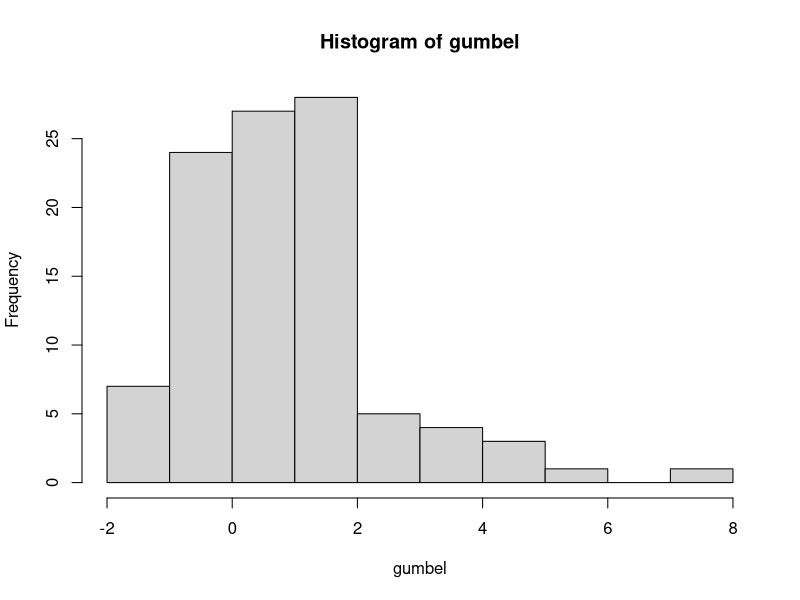
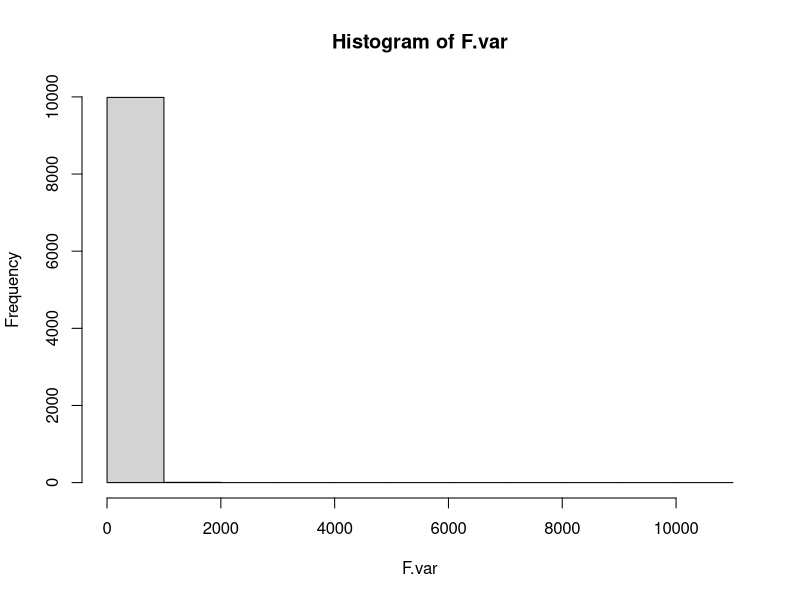
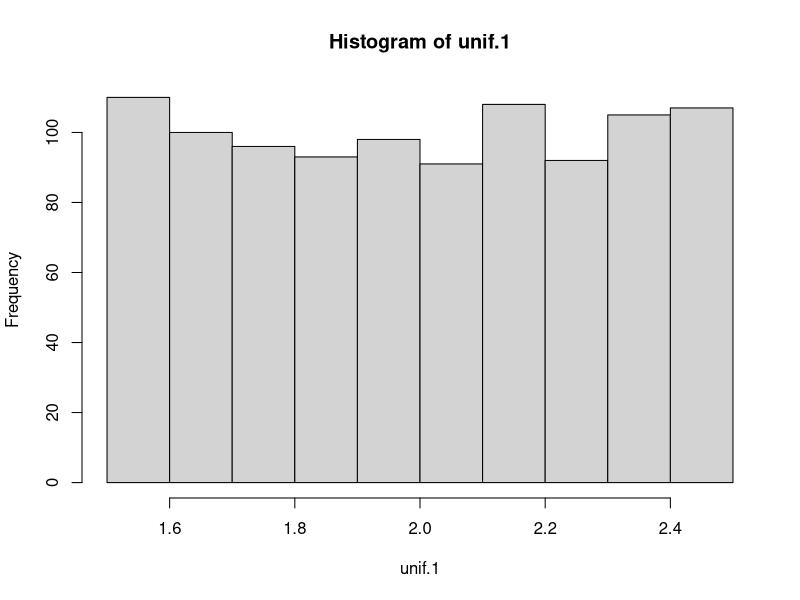
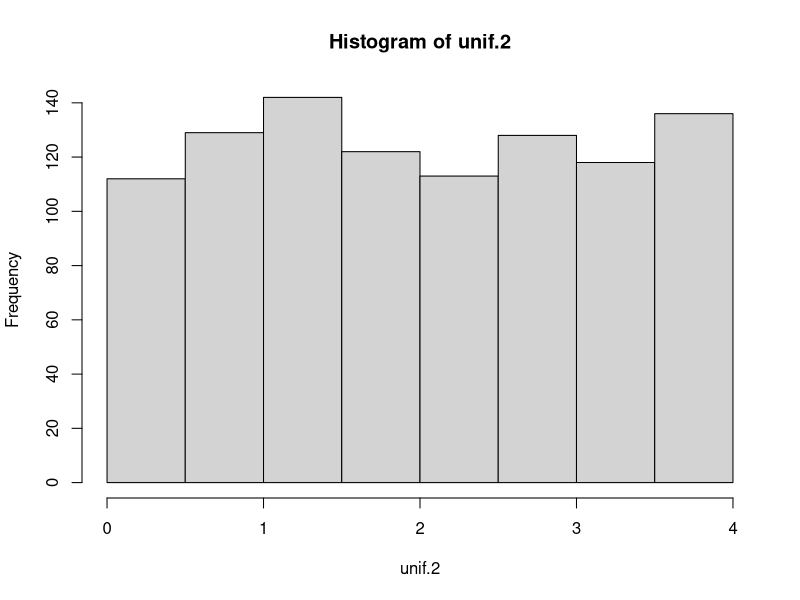
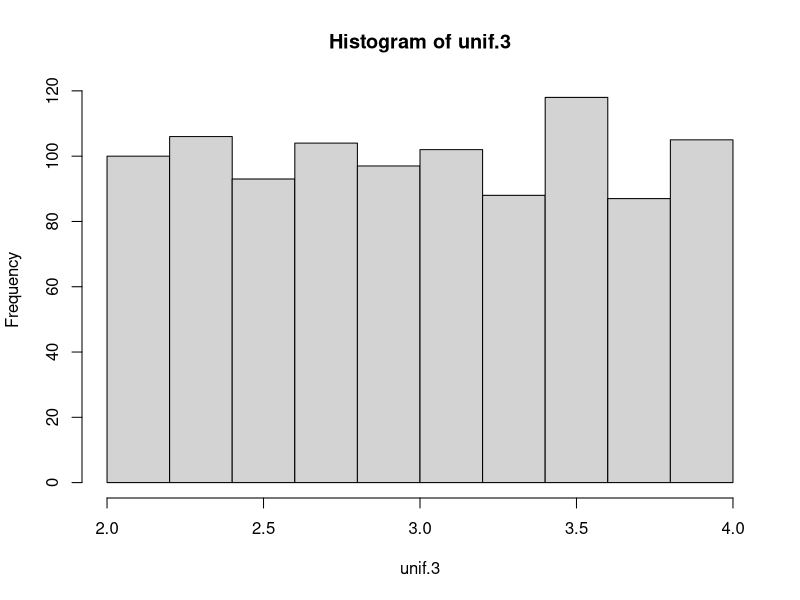
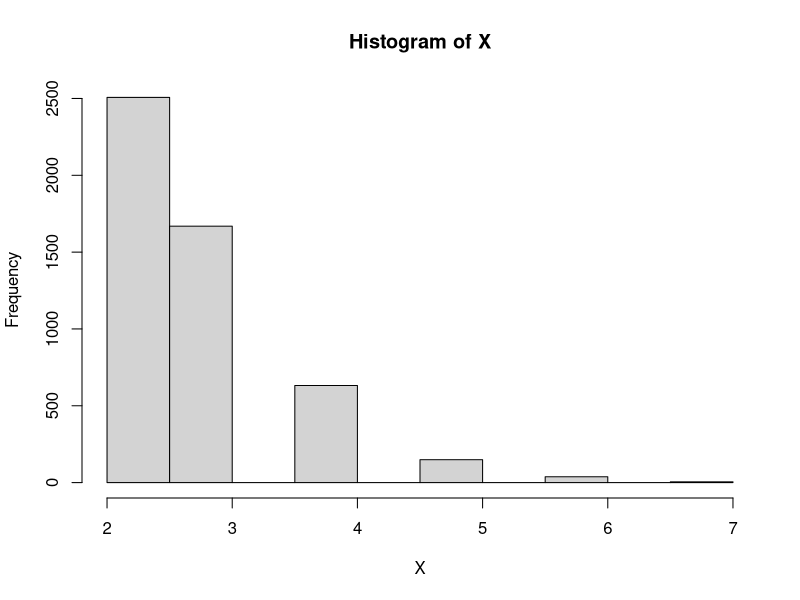
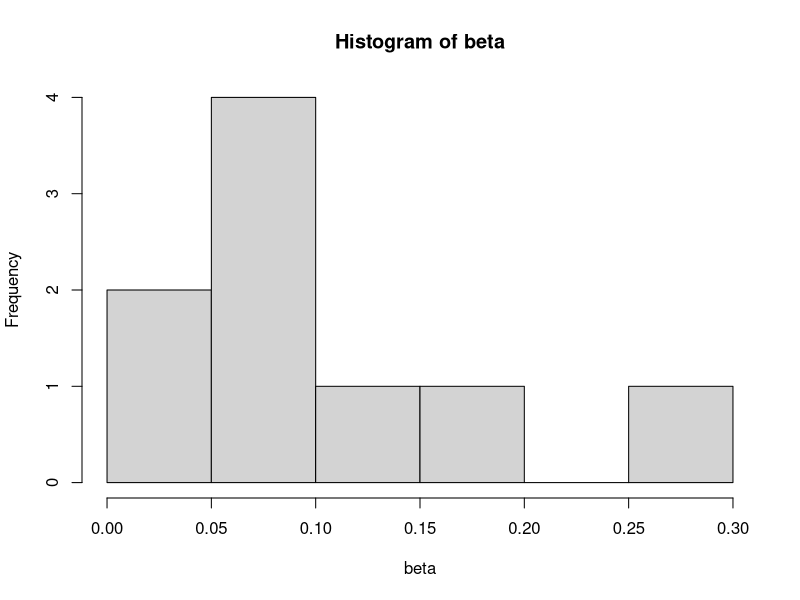
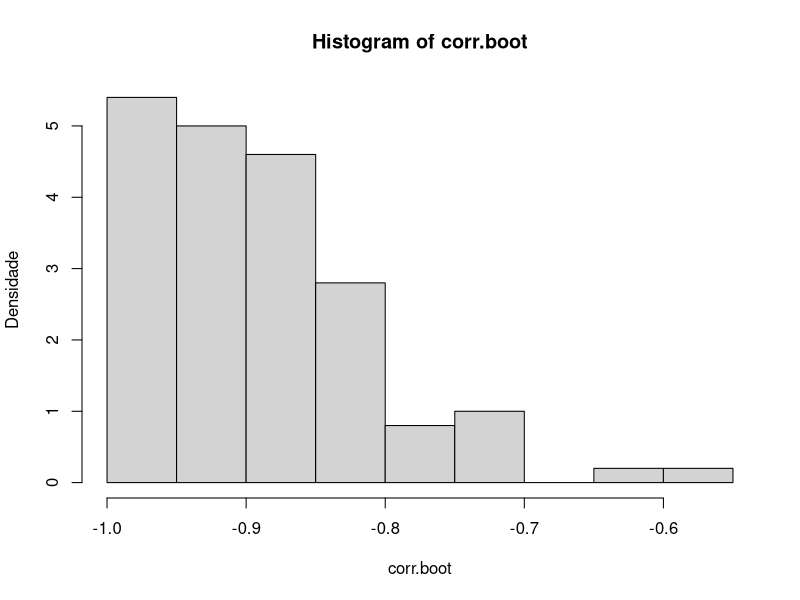

Recreate these plots in R, in order.
## Exercicio 1 

# a - Distribuicao Pareto
# ref: http://www.eletrica.ufpr.br/pedroso/2012/TE816/Distribuicoes.pdf

pareto.func = function(alpha, beta, x){
  return((alpha*beta^alpha)/x^(alpha+1))
}

pareto.inversa = function(alpha, beta, x){
  return(beta/(1-x)^(1/alpha))
}

pareto.generator = function (alpha, beta, n) {
  u = runif(n)
  pareto = pareto.inversa(alpha, beta, u)
  return(pareto)
}

n = 1000
alpha = 1
beta = 1
pareto.gen = pareto.generator(alpha, beta, n)

ks.test(pareto.gen, pareto.func(alpha, beta, pareto.gen))

# b - Distribuicao Gumbel 

gumbel.func = function(x) {
  return (exp(-exp(-x)))
}

gumbel.inversa = function(x) {
  return (-log(-log(x)))
}

gumbel.generator = function(n){
  u = runif(n)
  gumbel = gumbel.inversa(u)
  return(gumbel)
}

n = 100
gumbel = gumbel.generator(n)

hist(gumbel)
ks.test(gumbel, gumbel.func)

# c - Distribuicao F 
# F pode ser descrita a partir de duas qui-quadrado

F.generator = function(d1,d2,n) {
  u1 = rchisq(n, d1)
  u2 = rchisq(n, d2)
  
  return ((u1/d1)/(u2/d2))
}

n = 10000
d1 = 5
d2 = 2

F.var = F.generator(d1,d2,n)
hist(F.var)


ks.test(F.var, df(F.var, d1, d2))

# d - Binomial Negativa 

k = 5
n = 100 
p = 0.3

#Gerador de Binomial Negativa: k sucessos, n experimentos, p probabilidade de sucesso
BN.generator = function(k, n, p){
  x = rep(0, n)
  y = rgeom(k*n,p)
  Y.geom = matrix(y,nrow=n,ncol=k)
  x = apply(Y.geom,1,sum)
  return(x)
}

bn = BN.generator(k,n,p)

# e - Multivariada


## Exercicio 2

# b

unif.generator = function(a, b, n){
  u = runif(n)
  x = a + b*u
  return(x)
}

# Gerar U[a-1/2;a+1/2] a partir de U[0,1]
# fx = 1*f0(x-(a+1/2))
# define a = 2

n = 1000
a = 2 - (1/2) # o a da locacao
b = 1 

unif.1 = unif.generator(a, b, n)
hist(unif.1)
summary(unif.1)

# Gerar U[0;b] a partir de U[0,1]
# fx = 1/b(f(x/b))
# a = 0, define b = 4

a = 0
b = 4

unif.2 = unif.generator(a, b, n)
hist(unif.2)

# Gerar U[a;b] a partir de U[0,1]
# fx = (1/(b-a))f0(x-a/(b-a))
# define a = 2, b = 4 
# a = a
# b = b-a

adef = 2
bdef = 4

a = adef
b = bdef-adef

unif.3 = unif.generator(a, b, n)
hist(unif.3)


## Exercicio 3 

# a - E(X)

# utilizando o metodo naive 

set.seed(205650)
nu = 100
nr = 5000
X = rep(0, nr)

for(i in 1:nr){ 
  u = runif(nu)
  j = 2
  x = u[1] + u[2]
  while(x <= 1){
    j = j+1
    x = x + u[j]
  }
  X[i] = j
}

# estimador
xbarra = mean(X)
xbarra
hist(X)
#[1] 2.708

# erro 
vn = (1/nr^2)*sum((X-xbarra)^2)
vn 
#[1] 0.001549472
sd = sqrt(vn)
sd
#[1] 0.01223201


# b - P(X>=10)
# https://www.dam.brown.edu/lcds/publications/fulltext/2006-003.pdf

#naive
p_greater10 = sum(X>=10)/nr
p_greater10
# apenas o metodo naive nao funciona, pois estamos querendo estimar uma cauda
# assim, a probabilidade de se gerar um valor neste range eh mt prox de zero

# Importance Sampling

# usando beta como g(x), vamos utilizar uma parametrizacao que tenha alta 
#probabilidade de gerar valores pequenos, assim, temos mais chance de o n  
# da soma ser > 10

set.seed(205650)

shape1 = 1
shape2 = 8
k = 9
n = 1000

# testando a parametrizacao
beta = rbeta(k, shape1, shape2)
hist(beta)

sim = matrix(nrow = n, ncol = k)


for (i in 1:n) {
  sim[i,] = rbeta(k, shape1, shape2) 
}

# indicadora se temos a soma menor que 1 das k variaveis geradas
hx = apply(sim, 1, sum) <= 1

#densidade da uniforme padrao
fx = 1

# conjunta da beta
fdp_beta = apply(sim, 2, function (x) { dbeta(x, shape1, shape2) })
gx = apply(fdp_beta, 1, prod)

est_vec = (hx*fx)/gx
est = mean(est_vec)
paste ('Estimativa: ', est)
# [1] 2.71119972633006e-06

#erro
vn = (1/n^2)*sum((est_vec-est)^2)
paste('Variancia da estimativa: ', vn)
# [1] 4.05721543984121e-13

sd = sqrt(vn)
sd
paste('Desvio padrao da estimativa: ', sd)
# [1] 6.36962749290821e-07


# c - P(X=10)

# Neste caso, queremos avaliar se o n = 10. Assim, vamos gerar 10 vars com 
#distribuicao beta e nossa h(x) sera a indicadora da soma de 1-9 ser <=1 e a soma 
# de 1-10 > 1

shape1 = 1
shape2 = 8
k = 10
n = 1000

sim = matrix(nrow = n, ncol = k)

for (i in 1:n) {
  sim[i,] = rbeta(k, shape1, shape2) 
}


# indicadora se temos a soma menor que 1 das k variaveis geradas
hx = (apply(sim[,1:9], 1, sum) <= 1) & ((apply(sim, 1, sum) > 1)) 

#densidade da uniforme padrao
fx = 1

# conjunta da beta
fdp_beta = apply(sim, 2, function (x) { dbeta(x, shape1, shape2) })
gx = apply(fdp_beta, 1, prod)

est_vec = (hx*fx)/gx
est = mean(est_vec)
paste ('Estimativa: ', est)
# [1] 2.25728603112163e-06

#erro
vn = (1/n^2)*sum((est_vec-est)^2)
paste('Variancia da estimativa: ', vn)
# [1] 1.48997002743075e-13

sd = sqrt(vn)
sd
paste('Desvio padrao da estimativa: ', sd)
# [1] 3.86001298887808e-07


# Exercicio 4 

X = c(6.2, 5.1, 7.6, 2.5, 3.5, 9.4, 4.1, 6.3, 3.0, 0.8)
Y = c(6.9, 5.1, 7.5, 11.1, 10.9, 4.2, 10.5, 6.8, 12.3, 14.3)

data = data.frame(X = X, Y = Y)

data.boot = data[sample(1:nrow(data), replace = TRUE),]
cor(data.boot$X, data.boot$Y)

data.boot <- replicate(100, data[sample(1:nrow(data),replace=T),], simplify= F)
corr.boot <- sapply(data.boot, function(mat) cor(mat$X, mat$Y))
hist(corr.boot, freq = F, ylab = "Densidade") 

quantile(corr.boot, probs = c(0.025, 0.975))
